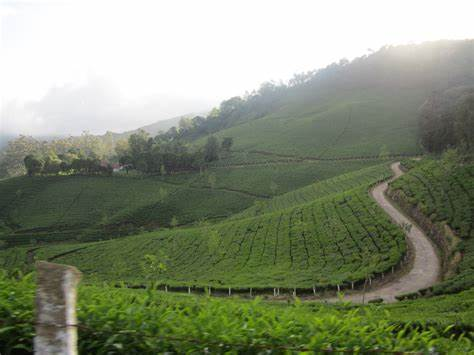
#> input picture data/images/OIP.jpg, 474 x 355 px
$ python getting_started_with_images.py
#> lines starting #> are read from the running program, lines starting #| are printed output that depends on the picture
import cv2

# cv2.IMREAD_COLOR: 1 -> load color image
# cv2.IMREAD_GRAYSCALE 0 -> load image in grayscale mode
# cv2.IMREAD_UNCHANGED -1 -> loads image as such including alpha channel

img = cv2.imread('./data/images/OIP.jpg', 0)
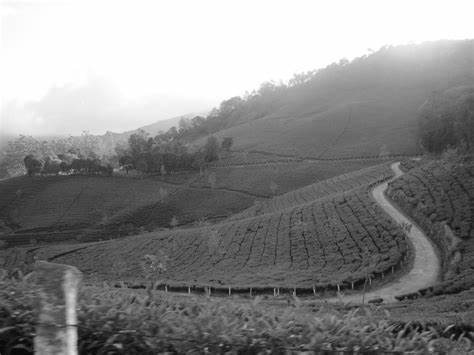
#> img: shape (355, 474); min 0, max 255, mean 135.7

# print(img)

cv2.imshow('image', img)
cv2.waitKey(0)
cv2.destroyAllWindows()


cv2.imwrite('data/images/OIP_grey.jpg', img)
